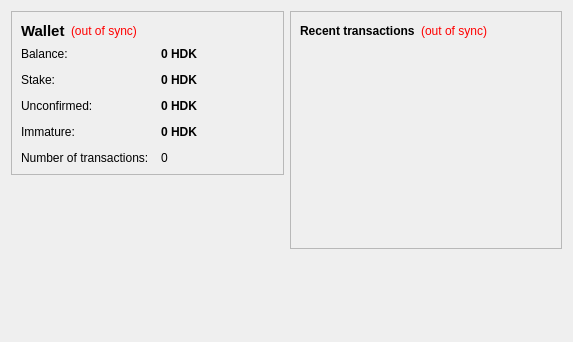
<?xml version="1.0" encoding="UTF-8"?>
<ui version="4.0">
 <class>OverviewPage</class>
 <widget class="QWidget" name="OverviewPage">
  <property name="geometry">
   <rect>
    <x>0</x>
    <y>0</y>
    <width>573</width>
    <height>342</height>
   </rect>
  </property>
  <property name="windowTitle">
   <string>Form</string>
  </property>
  <layout class="QHBoxLayout" name="horizontalLayout" stretch="1,1">
   <item>
    <layout class="QVBoxLayout" name="verticalLayout_2">
     <item>
      <widget class="QFrame" name="frame">
       <property name="frameShape">
        <enum>QFrame::StyledPanel</enum>
       </property>
       <property name="frameShadow">
        <enum>QFrame::Raised</enum>
       </property>
       <layout class="QVBoxLayout" name="verticalLayout_4">
        <item>
         <layout class="QHBoxLayout" name="horizontalLayout_4">
          <item>
           <widget class="QLabel" name="label_5">
            <property name="font">
             <font>
              <pointsize>11</pointsize>
              <weight>75</weight>
              <bold>true</bold>
             </font>
            </property>
            <property name="text">
             <string>Wallet</string>
            </property>
           </widget>
          </item>
          <item>
           <widget class="QLabel" name="labelWalletStatus">
            <property name="toolTip">
             <string>The displayed information may be out of date. Your wallet automatically synchronizes with the HadokenCoin network after a connection is established, but this process has not completed yet.</string>
            </property>
            <property name="styleSheet">
             <string notr="true">QLabel { color: red; }</string>
            </property>
            <property name="text">
             <string notr="true">(out of sync)</string>
            </property>
            <property name="alignment">
             <set>Qt::AlignLeading|Qt::AlignLeft|Qt::AlignVCenter</set>
            </property>
           </widget>
          </item>
          <item>
           <spacer name="horizontalSpacer_2">
            <property name="orientation">
             <enum>Qt::Horizontal</enum>
            </property>
            <property name="sizeHint" stdset="0">
             <size>
              <width>40</width>
              <height>20</height>
             </size>
            </property>
           </spacer>
          </item>
         </layout>
        </item>
        <item>
         <layout class="QFormLayout" name="formLayout_2">
          <property name="fieldGrowthPolicy">
           <enum>QFormLayout::AllNonFixedFieldsGrow</enum>
          </property>
          <property name="horizontalSpacing">
           <number>12</number>
          </property>
          <property name="verticalSpacing">
           <number>12</number>
          </property>
          <item row="0" column="0">
           <widget class="QLabel" name="label">
            <property name="text">
             <string>Balance:</string>
            </property>
           </widget>
          </item>
          <item row="0" column="1">
           <widget class="QLabel" name="labelBalance">
            <property name="font">
             <font>
              <weight>75</weight>
              <bold>true</bold>
             </font>
            </property>
            <property name="cursor">
             <cursorShape>IBeamCursor</cursorShape>
            </property>
            <property name="toolTip">
             <string>Your current balance</string>
            </property>
            <property name="text">
             <string notr="true">0 HDK</string>
            </property>
            <property name="textInteractionFlags">
             <set>Qt::LinksAccessibleByMouse|Qt::TextSelectableByKeyboard|Qt::TextSelectableByMouse</set>
            </property>
           </widget>
          </item>
          <item row="1" column="0">
           <widget class="QLabel" name="label_6">
            <property name="text">
             <string>Stake:</string>
            </property>
           </widget>
          </item>
          <item row="1" column="1">
           <widget class="QLabel" name="labelStake">
            <property name="font">
             <font>
              <weight>75</weight>
              <bold>true</bold>
             </font>
            </property>
            <property name="cursor">
             <cursorShape>IBeamCursor</cursorShape>
            </property>
            <property name="toolTip">
             <string>Total of coins that was staked, and do not yet count toward the current balance</string>
            </property>
            <property name="text">
             <string notr="true">0 HDK</string>
            </property>
            <property name="textInteractionFlags">
             <set>Qt::LinksAccessibleByMouse|Qt::TextSelectableByKeyboard|Qt::TextSelectableByMouse</set>
            </property>
           </widget>
          </item>
          <item row="2" column="0">
           <widget class="QLabel" name="label_3">
            <property name="text">
             <string>Unconfirmed:</string>
            </property>
           </widget>
          </item>
          <item row="2" column="1">
           <widget class="QLabel" name="labelUnconfirmed">
            <property name="font">
             <font>
              <weight>75</weight>
              <bold>true</bold>
             </font>
            </property>
            <property name="cursor">
             <cursorShape>IBeamCursor</cursorShape>
            </property>
            <property name="toolTip">
             <string>Total of transactions that have yet to be confirmed, and do not yet count toward the current balance</string>
            </property>
            <property name="text">
             <string notr="true">0 HDK</string>
            </property>
            <property name="textInteractionFlags">
             <set>Qt::LinksAccessibleByMouse|Qt::TextSelectableByKeyboard|Qt::TextSelectableByMouse</set>
            </property>
           </widget>
          </item>
          <item row="3" column="0">
           <widget class="QLabel" name="labelImmatureText">
            <property name="text">
             <string>Immature:</string>
            </property>
           </widget>
          </item>
          <item row="3" column="1">
           <widget class="QLabel" name="labelImmature">
            <property name="font">
             <font>
              <weight>75</weight>
              <bold>true</bold>
             </font>
            </property>
            <property name="toolTip">
             <string>Mined balance that has not yet matured</string>
            </property>
            <property name="text">
             <string notr="true">0 HDK</string>
            </property>
            <property name="textInteractionFlags">
             <set>Qt::LinksAccessibleByMouse|Qt::TextSelectableByKeyboard|Qt::TextSelectableByMouse</set>
            </property>
           </widget>
          </item>
          <item row="4" column="0">
           <widget class="QLabel" name="label_2">
            <property name="text">
             <string>Number of transactions:</string>
            </property>
           </widget>
          </item>
          <item row="4" column="1">
           <widget class="QLabel" name="labelNumTransactions">
            <property name="toolTip">
             <string>Total number of transactions in wallet</string>
            </property>
            <property name="text">
             <string notr="true">0</string>
            </property>
           </widget>
          </item>
         </layout>
        </item>
       </layout>
      </widget>
     </item>
     <item>
      <spacer name="verticalSpacer">
       <property name="orientation">
        <enum>Qt::Vertical</enum>
       </property>
       <property name="sizeHint" stdset="0">
        <size>
         <width>20</width>
         <height>40</height>
        </size>
       </property>
      </spacer>
     </item>
     <item>
      <widget class="QLabel" name="label_6">
       <property name="text">
        <string/>
       </property>
       <property name="pixmap">
        <pixmap resource="../bitcoin.qrc">:/images/backg</pixmap>
       </property>
       <property name="scaledContents">
        <bool>false</bool>
       </property>
       <property name="alignment">
        <set>Qt::AlignCenter</set>
       </property>
       <property name="margin">
        <number>-2</number>
       </property>
      </widget>
     </item>
    </layout>
   </item>
   <item>
    <layout class="QVBoxLayout" name="verticalLayout_3">
     <item>
      <widget class="QFrame" name="frame_2">
       <property name="frameShape">
        <enum>QFrame::StyledPanel</enum>
       </property>
       <property name="frameShadow">
        <enum>QFrame::Raised</enum>
       </property>
       <layout class="QVBoxLayout" name="verticalLayout">
        <item>
         <layout class="QHBoxLayout" name="horizontalLayout_2">
          <item>
           <widget class="QLabel" name="label_4">
            <property name="text">
             <string>&lt;b&gt;Recent transactions&lt;/b&gt;</string>
            </property>
           </widget>
          </item>
          <item>
           <widget class="QLabel" name="labelTransactionsStatus">
            <property name="toolTip">
             <string>The displayed information may be out of date. Your wallet automatically synchronizes with the HadokenCoin network after a connection is established, but this process has not completed yet.</string>
            </property>
            <property name="styleSheet">
             <string notr="true">QLabel { color: red; }</string>
            </property>
            <property name="text">
             <string notr="true">(out of sync)</string>
            </property>
            <property name="alignment">
             <set>Qt::AlignRight|Qt::AlignTrailing|Qt::AlignVCenter</set>
            </property>
           </widget>
          </item>
          <item>
           <spacer name="horizontalSpacer">
            <property name="orientation">
             <enum>Qt::Horizontal</enum>
            </property>
            <property name="sizeHint" stdset="0">
             <size>
              <width>40</width>
              <height>20</height>
             </size>
            </property>
           </spacer>
          </item>
         </layout>
        </item>
        <item>
         <widget class="QListView" name="listTransactions">
          <property name="styleSheet">
           <string notr="true">QListView { background: transparent; }</string>
          </property>
          <property name="frameShape">
           <enum>QFrame::NoFrame</enum>
          </property>
          <property name="verticalScrollBarPolicy">
           <enum>Qt::ScrollBarAlwaysOff</enum>
          </property>
          <property name="horizontalScrollBarPolicy">
           <enum>Qt::ScrollBarAlwaysOff</enum>
          </property>
          <property name="selectionMode">
           <enum>QAbstractItemView::NoSelection</enum>
          </property>
         </widget>
        </item>
       </layout>
      </widget>
     </item>
     <item>
      <spacer name="verticalSpacer_2">
       <property name="orientation">
        <enum>Qt::Vertical</enum>
       </property>
       <property name="sizeHint" stdset="0">
        <size>
         <width>20</width>
         <height>40</height>
        </size>
       </property>
      </spacer>
     </item>
    </layout>
   </item>
  </layout>
 </widget>
 <resources/>
 <connections/>
</ui>
